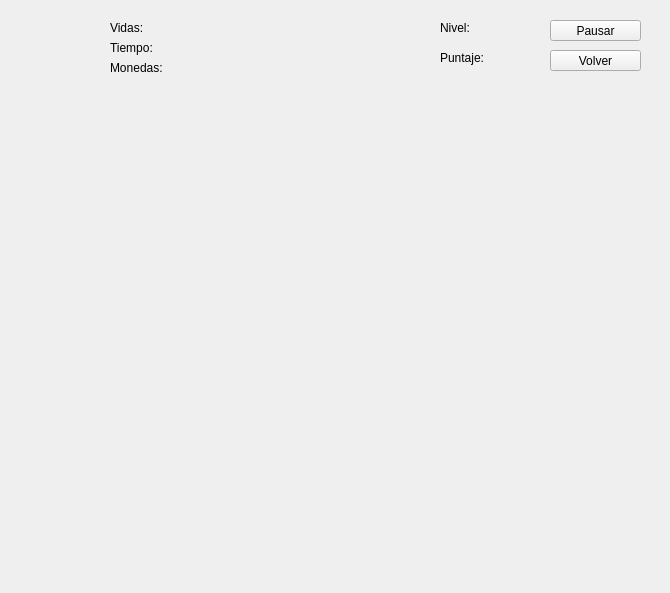
<?xml version="1.0" encoding="UTF-8"?>
<ui version="4.0">
 <class>menu_juego</class>
 <widget class="QMainWindow" name="menu_juego">
  <property name="geometry">
   <rect>
    <x>0</x>
    <y>0</y>
    <width>670</width>
    <height>593</height>
   </rect>
  </property>
  <property name="windowTitle">
   <string>MainWindow</string>
  </property>
  <widget class="QWidget" name="centralwidget">
   <widget class="QLabel" name="pasto_img">
    <property name="geometry">
     <rect>
      <x>0</x>
      <y>540</y>
      <width>671</width>
      <height>61</height>
     </rect>
    </property>
    <property name="text">
     <string/>
    </property>
    <property name="pixmap">
     <pixmap>../sprites/Mapa/areas/pasto.png</pixmap>
    </property>
    <property name="scaledContents">
     <bool>true</bool>
    </property>
   </widget>
   <widget class="QLabel" name="rio_img">
    <property name="geometry">
     <rect>
      <x>-10</x>
      <y>440</y>
      <width>691</width>
      <height>101</height>
     </rect>
    </property>
    <property name="text">
     <string/>
    </property>
    <property name="pixmap">
     <pixmap>../sprites/Mapa/areas/rio.png</pixmap>
    </property>
    <property name="scaledContents">
     <bool>true</bool>
    </property>
   </widget>
   <widget class="QLabel" name="carretera_img">
    <property name="geometry">
     <rect>
      <x>0</x>
      <y>280</y>
      <width>701</width>
      <height>101</height>
     </rect>
    </property>
    <property name="text">
     <string/>
    </property>
    <property name="pixmap">
     <pixmap>../sprites/Mapa/areas/carretera.png</pixmap>
    </property>
    <property name="scaledContents">
     <bool>true</bool>
    </property>
   </widget>
   <widget class="QLabel" name="pasto_img_2">
    <property name="geometry">
     <rect>
      <x>0</x>
      <y>380</y>
      <width>691</width>
      <height>61</height>
     </rect>
    </property>
    <property name="text">
     <string/>
    </property>
    <property name="pixmap">
     <pixmap>../sprites/Mapa/areas/pasto.png</pixmap>
    </property>
    <property name="scaledContents">
     <bool>true</bool>
    </property>
   </widget>
   <widget class="QLabel" name="pasto_img_3">
    <property name="geometry">
     <rect>
      <x>-20</x>
      <y>220</y>
      <width>691</width>
      <height>61</height>
     </rect>
    </property>
    <property name="text">
     <string/>
    </property>
    <property name="pixmap">
     <pixmap>../sprites/Mapa/areas/pasto.png</pixmap>
    </property>
    <property name="scaledContents">
     <bool>true</bool>
    </property>
   </widget>
   <widget class="QLabel" name="pasto_img_4">
    <property name="geometry">
     <rect>
      <x>-10</x>
      <y>90</y>
      <width>691</width>
      <height>31</height>
     </rect>
    </property>
    <property name="text">
     <string/>
    </property>
    <property name="pixmap">
     <pixmap>../sprites/Mapa/areas/pasto.png</pixmap>
    </property>
    <property name="scaledContents">
     <bool>true</bool>
    </property>
   </widget>
   <widget class="QLabel" name="pasto_img_5">
    <property name="geometry">
     <rect>
      <x>-10</x>
      <y>-10</y>
      <width>691</width>
      <height>101</height>
     </rect>
    </property>
    <property name="text">
     <string/>
    </property>
    <property name="pixmap">
     <pixmap>../sprites/Mapa/areas/pasto.png</pixmap>
    </property>
    <property name="scaledContents">
     <bool>false</bool>
    </property>
   </widget>
   <widget class="QLabel" name="logo_img">
    <property name="geometry">
     <rect>
      <x>270</x>
      <y>10</y>
      <width>151</width>
      <height>71</height>
     </rect>
    </property>
    <property name="text">
     <string/>
    </property>
    <property name="pixmap">
     <pixmap>../sprites/Logo.png</pixmap>
    </property>
    <property name="scaledContents">
     <bool>true</bool>
    </property>
   </widget>
   <widget class="QLabel" name="verde_menta">
    <property name="geometry">
     <rect>
      <x>30</x>
      <y>10</y>
      <width>231</width>
      <height>71</height>
     </rect>
    </property>
    <property name="text">
     <string/>
    </property>
    <property name="pixmap">
     <pixmap>../mis sprites/mint-green-background.png</pixmap>
    </property>
   </widget>
   <widget class="QLabel" name="verde_menta_2">
    <property name="geometry">
     <rect>
      <x>420</x>
      <y>10</y>
      <width>231</width>
      <height>71</height>
     </rect>
    </property>
    <property name="text">
     <string/>
    </property>
    <property name="pixmap">
     <pixmap>../mis sprites/mint-green-background.png</pixmap>
    </property>
   </widget>
   <widget class="QPushButton" name="boton_pausar">
    <property name="geometry">
     <rect>
      <x>550</x>
      <y>20</y>
      <width>91</width>
      <height>21</height>
     </rect>
    </property>
    <property name="text">
     <string>Pausar</string>
    </property>
   </widget>
   <widget class="QPushButton" name="boton_salir">
    <property name="geometry">
     <rect>
      <x>550</x>
      <y>50</y>
      <width>91</width>
      <height>21</height>
     </rect>
    </property>
    <property name="text">
     <string>Volver</string>
    </property>
   </widget>
   <widget class="QLabel" name="text_nivel">
    <property name="geometry">
     <rect>
      <x>440</x>
      <y>20</y>
      <width>60</width>
      <height>16</height>
     </rect>
    </property>
    <property name="text">
     <string>Nivel: </string>
    </property>
   </widget>
   <widget class="QLabel" name="text_puntaje">
    <property name="geometry">
     <rect>
      <x>440</x>
      <y>50</y>
      <width>60</width>
      <height>16</height>
     </rect>
    </property>
    <property name="text">
     <string>Puntaje:</string>
    </property>
   </widget>
   <widget class="QLabel" name="text_vidas">
    <property name="geometry">
     <rect>
      <x>110</x>
      <y>20</y>
      <width>60</width>
      <height>16</height>
     </rect>
    </property>
    <property name="text">
     <string>Vidas:</string>
    </property>
   </widget>
   <widget class="QLabel" name="text_tiempo">
    <property name="geometry">
     <rect>
      <x>110</x>
      <y>40</y>
      <width>60</width>
      <height>16</height>
     </rect>
    </property>
    <property name="text">
     <string>Tiempo:</string>
    </property>
   </widget>
   <widget class="QLabel" name="text_moneda">
    <property name="geometry">
     <rect>
      <x>110</x>
      <y>60</y>
      <width>60</width>
      <height>16</height>
     </rect>
    </property>
    <property name="text">
     <string>Monedas:</string>
    </property>
   </widget>
   <widget class="QLabel" name="casilla_vidas">
    <property name="geometry">
     <rect>
      <x>170</x>
      <y>20</y>
      <width>60</width>
      <height>16</height>
     </rect>
    </property>
    <property name="text">
     <string/>
    </property>
   </widget>
   <widget class="QLabel" name="casilla_tiempo">
    <property name="geometry">
     <rect>
      <x>180</x>
      <y>40</y>
      <width>60</width>
      <height>16</height>
     </rect>
    </property>
    <property name="text">
     <string/>
    </property>
   </widget>
   <widget class="QLabel" name="casilla_monedas">
    <property name="geometry">
     <rect>
      <x>180</x>
      <y>60</y>
      <width>60</width>
      <height>16</height>
     </rect>
    </property>
    <property name="text">
     <string/>
    </property>
   </widget>
   <widget class="QLabel" name="casilla_nivel">
    <property name="geometry">
     <rect>
      <x>480</x>
      <y>20</y>
      <width>60</width>
      <height>16</height>
     </rect>
    </property>
    <property name="text">
     <string/>
    </property>
   </widget>
   <widget class="QLabel" name="casilla_puntaje">
    <property name="geometry">
     <rect>
      <x>490</x>
      <y>50</y>
      <width>60</width>
      <height>16</height>
     </rect>
    </property>
    <property name="text">
     <string/>
    </property>
   </widget>
   <widget class="QLabel" name="carretera_img_2">
    <property name="geometry">
     <rect>
      <x>0</x>
      <y>120</y>
      <width>701</width>
      <height>101</height>
     </rect>
    </property>
    <property name="text">
     <string/>
    </property>
    <property name="pixmap">
     <pixmap>../sprites/Mapa/areas/carretera.png</pixmap>
    </property>
    <property name="scaledContents">
     <bool>true</bool>
    </property>
   </widget>
  </widget>
 </widget>
 <resources/>
 <connections/>
</ui>
